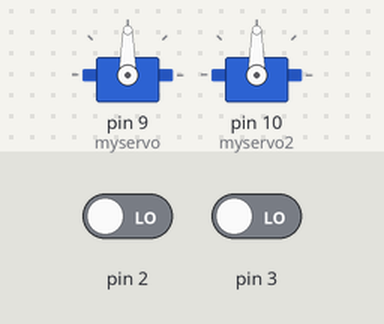
Bench run of a sketch on a simulated Arduino Uno, built with avr-gcc and run on an emulated ATmega328P. Parts: 2 × servo. The inputs (shaded band) are chosen by the test bench; at power-on: pin 2 LOW, pin 3 LOW.

Above: at 1.2 s.
1.3 s: pin 2 driven HIGH
At 1.7 s:
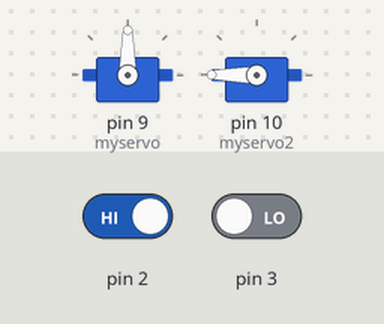
2.8 s: pin 3 driven HIGH
At 4.0 s:
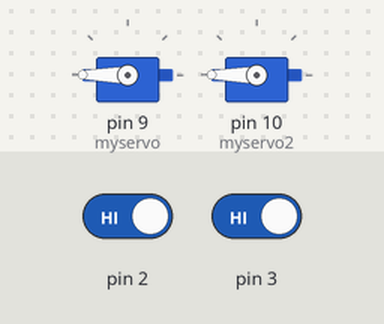
4.3 s: pin 2 driven LOW
At 5.2 s:
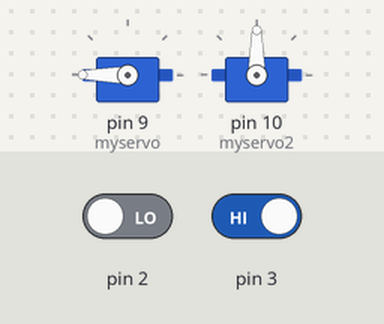
5.8 s: pin 3 driven LOW
At 6.4 s:
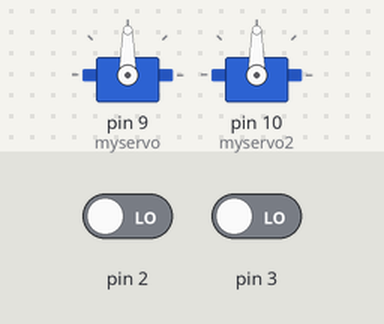
Timing chart, 0 to 8.3 s (numbered marks = the images above; inputs shaded):
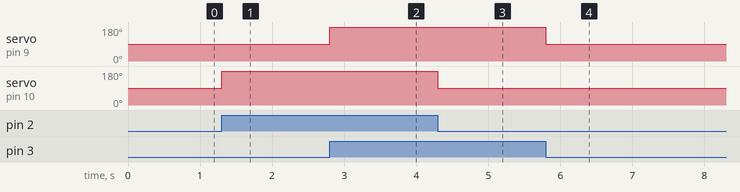

Measured:
- after the input at 1.3 s, servo on pin 10 (myservo2): 90° → 180° at once
- after the input at 2.8 s, servo on pin 9 (myservo): 90° → 180° at once
- after the input at 4.3 s, servo on pin 10 (myservo2): 180° → 90° at once
- after the input at 5.8 s, servo on pin 9 (myservo): 180° → 90° at once

The sketch:

line_follow.ino
```cpp
#include<Servo.h>   //Incluimos la libreria servo
 Servo myservo;     //Declaramos los objeto servo, en este caso hay 2
 Servo myservo2;

void setup()
{
  //conectamos los servos a los pines 9 y 10
  myservo.attach(9);
  myservo2.attach(10);
  pinMode( 2 , INPUT);
  pinMode( 3 , INPUT);
}

void loop()
{
 int derecha=digitalRead(2);
 int izquierda=digitalRead(3);

 if(izquierda == HIGH){
   myservo.write(180);
 }
 else{
   myservo.write(90);
 }

 if(derecha == HIGH){
   myservo2.write(180);
 }
 else{
   myservo2.write(90);
 }
}
```
